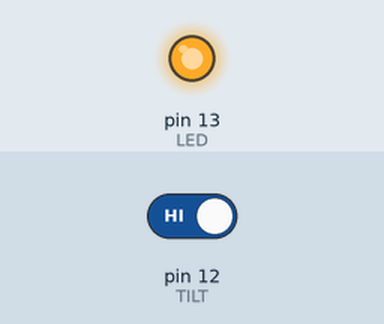
Recording of a sketch running on a simulated Arduino Uno, built with avr-gcc and run on an emulated ATmega328P. On the bench: output pins drawn as LEDs (lit = HIGH). The test bench sets the inputs (shaded band); at power-on: pin 12 (TILT) HIGH.

Above: at 1.2 s.
1.3 s: pin 12 (TILT) driven LOW
At 1.9 s:
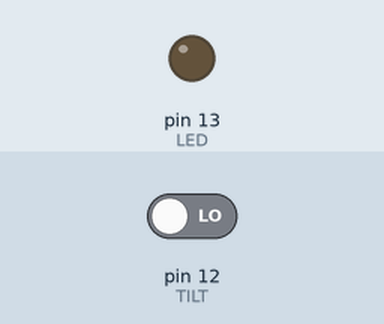
2.8 s: pin 12 (TILT) driven HIGH
At 4.2 s:
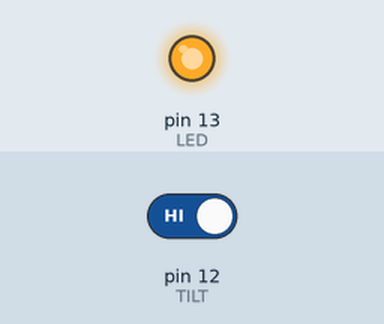
Timing chart, 0 to 5.8 s (numbered marks = the images above; inputs shaded):
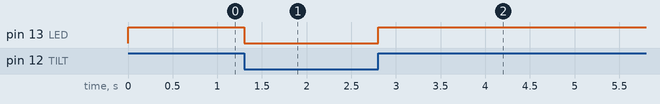

The sketch:

tilt_sensor.ino
```cpp
/*
 * created at 2022-11-29
 * LED with arduino tilt sensor(SW-520D)
 */

// pin map
#define LED 13
#define TILT 12

bool is_tilted;

void setup() {
  pinMode(LED, OUTPUT);
  pinMode(TILT, INPUT_PULLUP);
}

void loop() {
  is_tilted = digitalRead(TILT); // 입력신호가 HIGH라면, 내부 pullup 저항과 연결된 것 -> 기울기 센서 내부에서 연결이 끊김 -> 기울어짐
  if (is_tilted){
    digitalWrite(LED, HIGH);
  } else {
    digitalWrite(LED, LOW);
  }
}
```

Measured:
- after the input at 1.3 s, pin 13 (LED): HIGH → LOW at once
- after the input at 2.8 s, pin 13 (LED): LOW → HIGH at once
